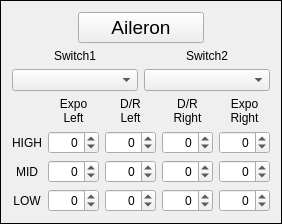
        <widget class="QFrame" name="AIL_Frame">
         <property name="frameShape">
          <enum>QFrame::Panel</enum>
         </property>
         <property name="frameShadow">
          <enum>QFrame::Plain</enum>
         </property>
         <layout class="QGridLayout" name="gridLayout_11">
          <item row="2" column="0" colspan="2">
           <widget class="QComboBox" name="AIL_edrSw1"/>
          </item>
          <item row="2" column="2" colspan="2">
           <widget class="QComboBox" name="AIL_edrSw2"/>
          </item>
          <item row="3" column="0" colspan="4">
           <layout class="QGridLayout" name="gridLayout_12">
            <item row="1" column="0">
             <widget class="QLabel" name="label_51">
              <property name="text">
               <string>HIGH</string>
              </property>
              <property name="alignment">
               <set>Qt::AlignCenter</set>
              </property>
             </widget>
            </item>
            <item row="1" column="1">
             <widget class="QSpinBox" name="AIL_ExpoLHi">
              <property name="alignment">
               <set>Qt::AlignRight|Qt::AlignTrailing|Qt::AlignVCenter</set>
              </property>
              <property name="accelerated">
               <bool>true</bool>
              </property>
              <property name="minimum">
               <number>-100</number>
              </property>
              <property name="maximum">
               <number>100</number>
              </property>
             </widget>
            </item>
            <item row="1" column="2">
             <widget class="QSpinBox" name="AIL_DrLHi">
              <property name="alignment">
               <set>Qt::AlignRight|Qt::AlignTrailing|Qt::AlignVCenter</set>
              </property>
              <property name="accelerated">
               <bool>true</bool>
              </property>
              <property name="minimum">
               <number>-100</number>
              </property>
              <property name="maximum">
               <number>100</number>
              </property>
             </widget>
            </item>
            <item row="1" column="3">
             <widget class="QSpinBox" name="AIL_DrRHi">
              <property name="alignment">
               <set>Qt::AlignRight|Qt::AlignTrailing|Qt::AlignVCenter</set>
              </property>
              <property name="accelerated">
               <bool>true</bool>
              </property>
              <property name="minimum">
               <number>-100</number>
              </property>
              <property name="maximum">
               <number>100</number>
              </property>
             </widget>
            </item>
            <item row="1" column="4">
             <widget class="QSpinBox" name="AIL_ExpoRHi">
              <property name="alignment">
               <set>Qt::AlignRight|Qt::AlignTrailing|Qt::AlignVCenter</set>
              </property>
              <property name="accelerated">
               <bool>true</bool>
              </property>
              <property name="minimum">
               <number>-100</number>
              </property>
              <property name="maximum">
               <number>100</number>
              </property>
             </widget>
            </item>
            <item row="2" column="0">
             <widget class="QLabel" name="label_52">
              <property name="text">
               <string>MID</string>
              </property>
              <property name="alignment">
               <set>Qt::AlignCenter</set>
              </property>
             </widget>
            </item>
            <item row="2" column="1">
             <widget class="QSpinBox" name="AIL_ExpoLMid">
              <property name="alignment">
               <set>Qt::AlignRight|Qt::AlignTrailing|Qt::AlignVCenter</set>
              </property>
              <property name="accelerated">
               <bool>true</bool>
              </property>
              <property name="minimum">
               <number>-100</number>
              </property>
              <property name="maximum">
               <number>100</number>
              </property>
             </widget>
            </item>
            <item row="2" column="2">
             <widget class="QSpinBox" name="AIL_DrLMid">
              <property name="alignment">
               <set>Qt::AlignRight|Qt::AlignTrailing|Qt::AlignVCenter</set>
              </property>
              <property name="accelerated">
               <bool>true</bool>
              </property>
              <property name="minimum">
               <number>-100</number>
              </property>
              <property name="maximum">
               <number>100</number>
              </property>
             </widget>
            </item>
            <item row="2" column="3">
             <widget class="QSpinBox" name="AIL_DrRMid">
              <property name="alignment">
               <set>Qt::AlignRight|Qt::AlignTrailing|Qt::AlignVCenter</set>
              </property>
              <property name="accelerated">
               <bool>true</bool>
              </property>
              <property name="minimum">
               <number>-100</number>
              </property>
              <property name="maximum">
               <number>100</number>
              </property>
             </widget>
            </item>
            <item row="2" column="4">
             <widget class="QSpinBox" name="AIL_ExpoRMid">
              <property name="alignment">
               <set>Qt::AlignRight|Qt::AlignTrailing|Qt::AlignVCenter</set>
              </property>
              <property name="accelerated">
               <bool>true</bool>
              </property>
              <property name="minimum">
               <number>-100</number>
              </property>
              <property name="maximum">
               <number>100</number>
              </property>
             </widget>
            </item>
            <item row="3" column="0">
             <widget class="QLabel" name="label_53">
              <property name="text">
               <string>LOW</string>
              </property>
              <property name="alignment">
               <set>Qt::AlignCenter</set>
              </property>
             </widget>
            </item>
            <item row="3" column="1">
             <widget class="QSpinBox" name="AIL_ExpoLLow">
              <property name="alignment">
               <set>Qt::AlignRight|Qt::AlignTrailing|Qt::AlignVCenter</set>
              </property>
              <property name="accelerated">
               <bool>true</bool>
              </property>
              <property name="minimum">
               <number>-100</number>
              </property>
              <property name="maximum">
               <number>100</number>
              </property>
             </widget>
            </item>
            <item row="3" column="2">
             <widget class="QSpinBox" name="AIL_DrLLow">
              <property name="alignment">
               <set>Qt::AlignRight|Qt::AlignTrailing|Qt::AlignVCenter</set>
              </property>
              <property name="accelerated">
               <bool>true</bool>
              </property>
              <property name="minimum">
               <number>-100</number>
              </property>
              <property name="maximum">
               <number>100</number>
              </property>
             </widget>
            </item>
            <item row="3" column="3">
             <widget class="QSpinBox" name="AIL_DrRLow">
              <property name="alignment">
               <set>Qt::AlignRight|Qt::AlignTrailing|Qt::AlignVCenter</set>
              </property>
              <property name="accelerated">
               <bool>true</bool>
              </property>
              <property name="minimum">
               <number>-100</number>
              </property>
              <property name="maximum">
               <number>100</number>
              </property>
             </widget>
            </item>
            <item row="3" column="4">
             <widget class="QSpinBox" name="AIL_ExpoRLow">
              <property name="alignment">
               <set>Qt::AlignRight|Qt::AlignTrailing|Qt::AlignVCenter</set>
              </property>
              <property name="accelerated">
               <bool>true</bool>
              </property>
              <property name="minimum">
               <number>-100</number>
              </property>
              <property name="maximum">
               <number>100</number>
              </property>
             </widget>
            </item>
            <item row="0" column="1">
             <widget class="QLabel" name="label_67">
              <property name="text">
               <string>Expo
Left</string>
              </property>
              <property name="alignment">
               <set>Qt::AlignCenter</set>
              </property>
             </widget>
            </item>
            <item row="0" column="3">
             <widget class="QLabel" name="label_70">
              <property name="text">
               <string>D/R
Right</string>
              </property>
              <property name="alignment">
               <set>Qt::AlignCenter</set>
              </property>
             </widget>
            </item>
            <item row="0" column="2">
             <widget class="QLabel" name="label_75">
              <property name="text">
               <string>D/R
Left</string>
              </property>
              <property name="alignment">
               <set>Qt::AlignCenter</set>
              </property>
             </widget>
            </item>
            <item row="0" column="4">
             <widget class="QLabel" name="label_78">
              <property name="text">
               <string>Expo
Right</string>
              </property>
              <property name="alignment">
               <set>Qt::AlignCenter</set>
              </property>
             </widget>
            </item>
           </layout>
          </item>
          <item row="1" column="2" colspan="2">
           <widget class="QLabel" name="label_44">
            <property name="text">
             <string>Switch2</string>
            </property>
            <property name="alignment">
             <set>Qt::AlignCenter</set>
            </property>
           </widget>
          </item>
          <item row="1" column="0" colspan="2">
           <widget class="QLabel" name="label_48">
            <property name="text">
             <string>Switch1</string>
            </property>
            <property name="alignment">
             <set>Qt::AlignCenter</set>
            </property>
           </widget>
          </item>
          <item row="0" column="1" colspan="2">
           <widget class="QPushButton" name="pushButton_4">
            <property name="font">
             <font>
              <pointsize>14</pointsize>
             </font>
            </property>
            <property name="text">
             <string>Aileron</string>
            </property>
           </widget>
          </item>
         </layout>
        </widget>
